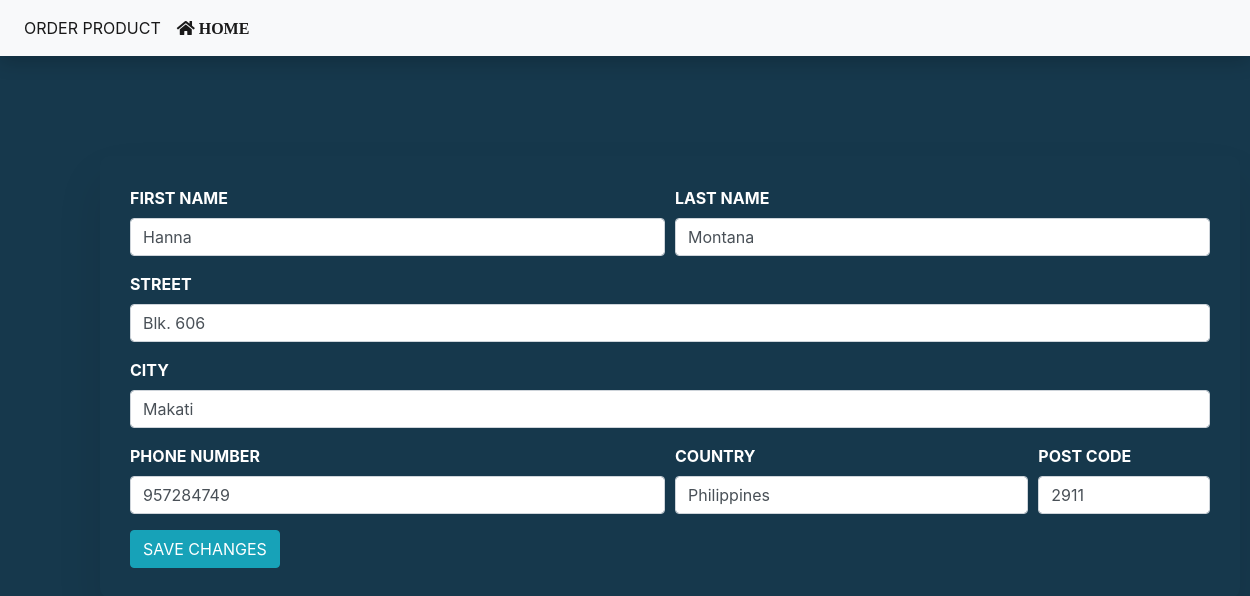
/op/update-customers.php?CustomerID=28, run on the app's committed database.
### tables this page shows
CREATE TABLE `tblcustomers` (
  `CustomerID` int(20) NOT NULL,
  `CustomerFirstName` varchar(255) NOT NULL,
  `CustomerLastName` varchar(255) NOT NULL,
  `CustomerAddressStreet` varchar(255) NOT NULL,
  `CustomerAddressCity` varchar(255) NOT NULL,
  `CustomerAddressCountry` varchar(255) NOT NULL,
  `CustomerAddressPostCode` varchar(255) NOT NULL,
  `CustomerContactPhoneNo` int(20) NOT NULL
);

### op/update-customers.php (the view, shortened to what this page needs)
<?php include ('../partials/menu.php'); ?>
<?php
				$CustomerID=$_GET['CustomerID'];
				$sql= "SELECT * FROM tblcustomers WHERE CustomerID=$CustomerID";
				$res=mysqli_query($conn, $sql);
				if($res==TRUE)
				{
					$count = mysqli_num_rows($res);
					if($count==1)
					{
						$row=mysqli_fetch_assoc($res);
		                $CustomerFirstName=$row['CustomerFirstName'];
		                $CustomerLastName=$row['CustomerLastName'];
		                $CustomerAddressStreet=$row['CustomerAddressStreet'];
		                $CustomerAddressCity=$row['CustomerAddressCity'];
		                $CustomerAddressCountry=$row['CustomerAddressCountry'];
		                $CustomerAddressPostCode=$row['CustomerAddressPostCode'];
		                $CustomerContactPhoneNo=$row['CustomerContactPhoneNo'];
		}
					else
					{
						header('location:'.SITEURL.'main/customers.php');
					}
				}
			?>
<!DOCTYPE html>
<html>
<head>
	<link rel="stylesheet" href="https://cdn.jsdelivr.net/npm/bootstrap@4.6.0/dist/css/bootstrap.min.css">
    <link rel="stylesheet" href="https://use.fontawesome.com/releases/v5.7.0/css/all.css">
    <link rel="stylesheet" type="text/css" href="../style/op.css">
</head>
<body>
<div class="container">
<form action="" method="POST">
  <div class="form-row">
    <div class="form-group col-md-6">
    	<label><strong>FIRST NAME</strong></label>
      <input type="text" name="CustomerFirstName" class="form-control" value="<?php echo $CustomerFirstName;?>">
    </div>
    <div class="form-group col-md-6">
    	<label><strong>LAST NAME</strong></label>
      <input type="text" name="CustomerLastName" class="form-control" value="<?php echo $CustomerLastName;?>">
    </div>
  </div>
  <div class="form-group">
  	<label><strong> STREET</strong></label>
    <input type="text" name="CustomerAddressStreet" class="form-control" value="<?php echo $CustomerAddressStreet;?>">
  </div>
  <div class="form-group">
  	<label><strong>CITY</strong></label>
   	<input type="text" name="CustomerAddressCity" class="form-control" value="<?php echo $CustomerAddressCity;?>">
  </div>
  <div class="form-row">
    <div class="form-group col-md-6">
    	<label><strong>PHONE NUMBER </strong></label>
      <input type="number" name="CustomerContactPhoneNo" class="form-control" min="0" value="<?php echo $CustomerContactPhoneNo;?>">
    </div>
    <div class="form-group col-md-4">
    	<label><strong>COUNTRY</strong></label>
      <input type="text" name="CustomerAddressCountry" class="form-control" value="<?php echo $CustomerAddressCountry;?>">
      </div>
    <div class="form-group col-md-2">
    	<label><strong>POST CODE</strong></label>
      <input type="text" name="CustomerAddressPostCode" class="form-control" value="<?php echo $CustomerAddressPostCode;?>">
    </div>
  </div>
  <button type="submit" name="submit" class="btn btn-info"> SAVE CHANGES </button>
</form>
</div>
</body>
</html>

### style/menu.css (style rules this page uses)
* { margin: 0; padding: 0; }

### style/op.css (style rules this page uses)
body { background-color: #16384c; }
.container { margin: 100px; padding: 30px; position: relative; min-height: 320px; border-radius: 10px; box-shadow: 0 25px 45px rgba(0, 0, 0, 0.1); }
label { color: white; }

### data on the page
tblcustomers: CustomerFirstName "Hanna", CustomerLastName "Montana", CustomerAddressStreet "Blk. 606", CustomerAddressCity "Makati", CustomerContactPhoneNo "957284749", CustomerAddressCountry "Philippines", CustomerAddressPostCode "2911"
